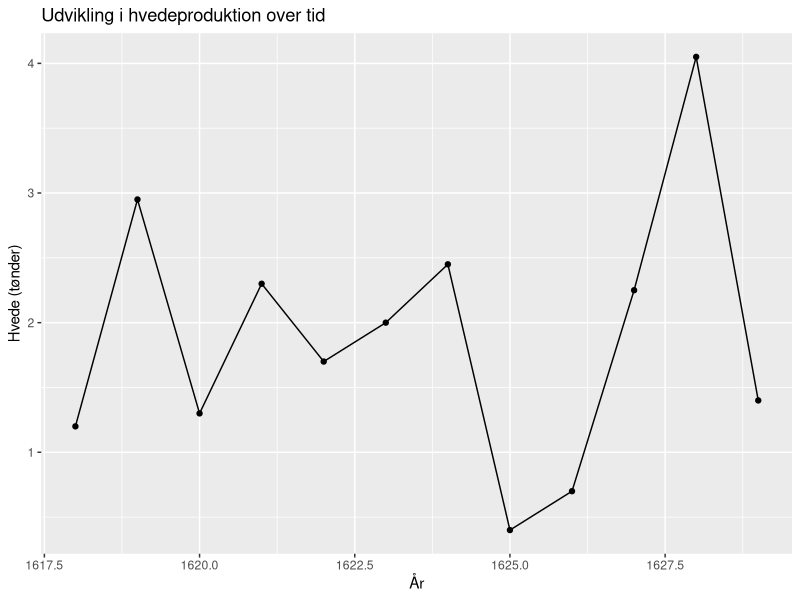
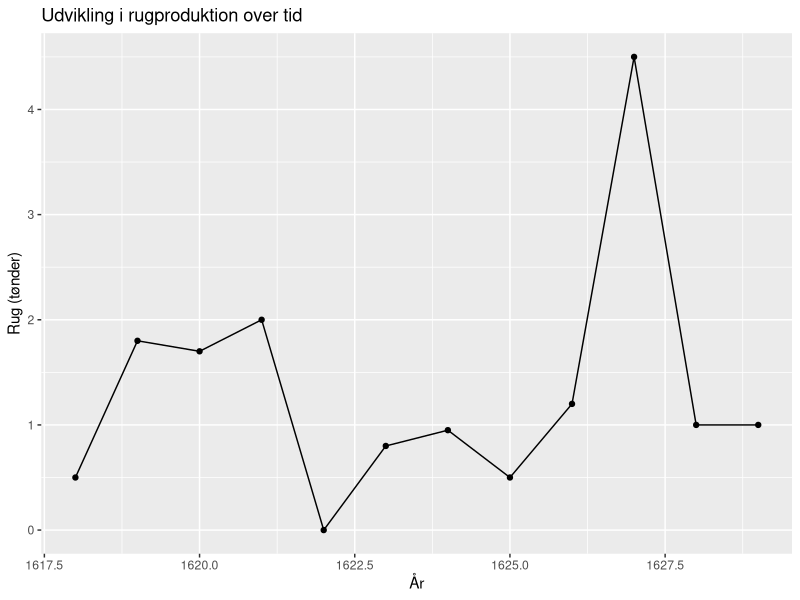
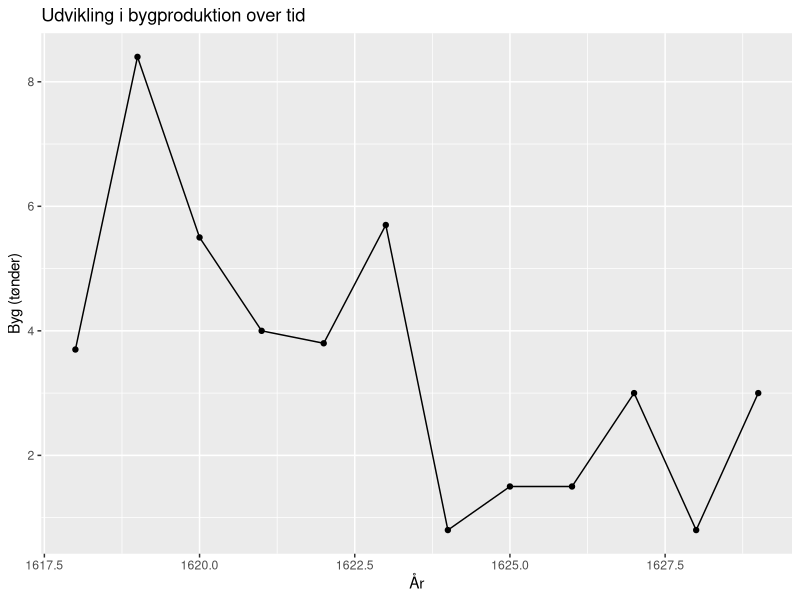
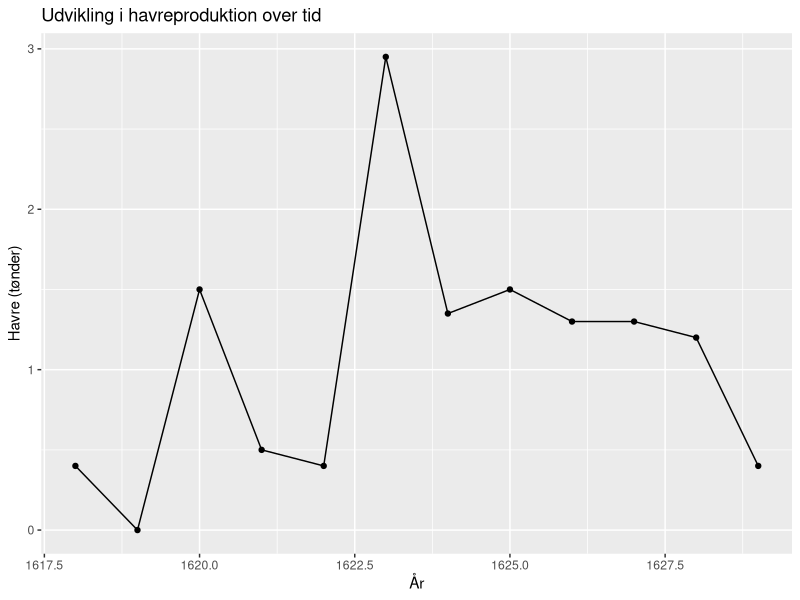
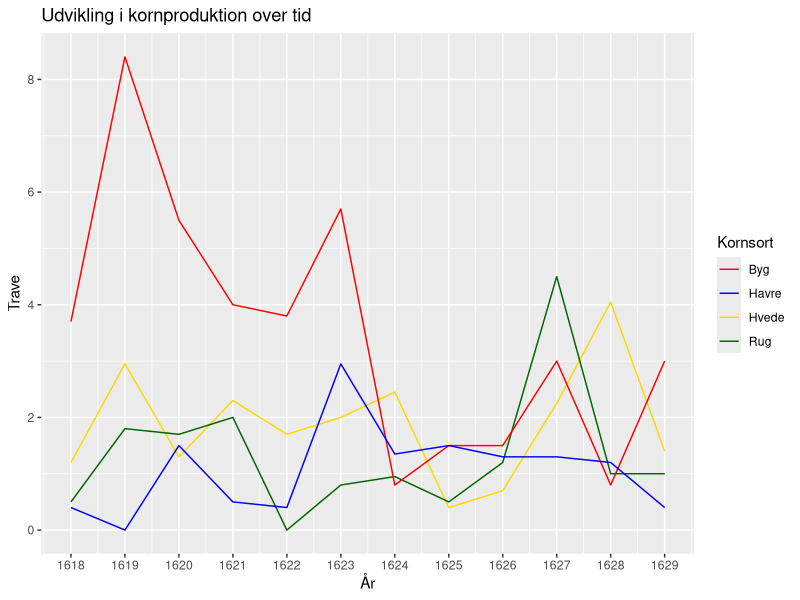
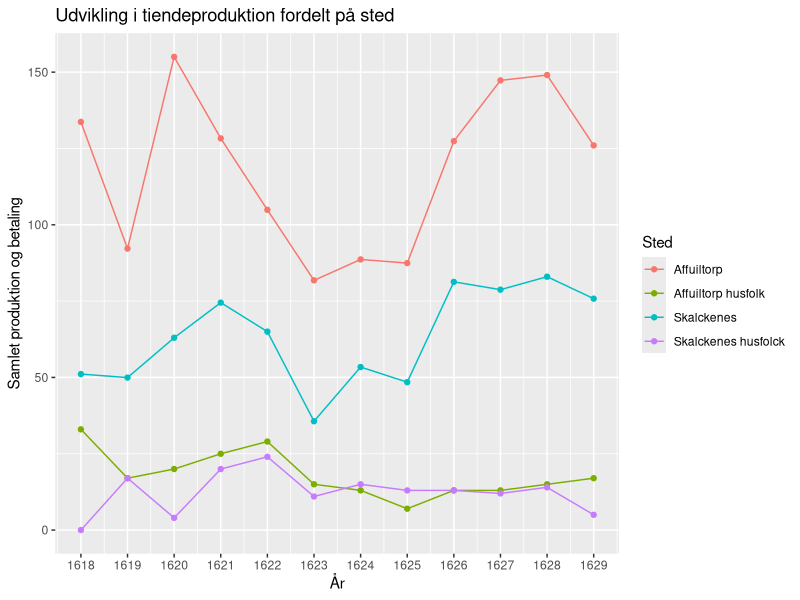
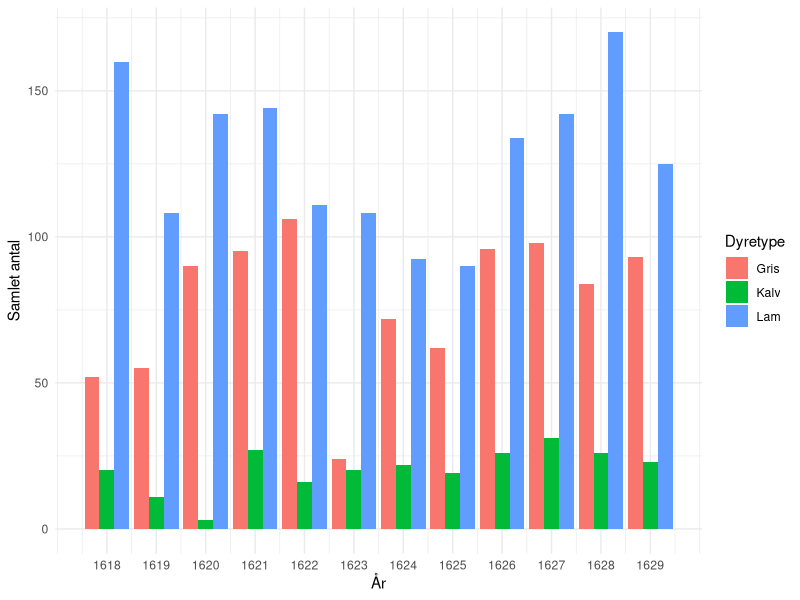
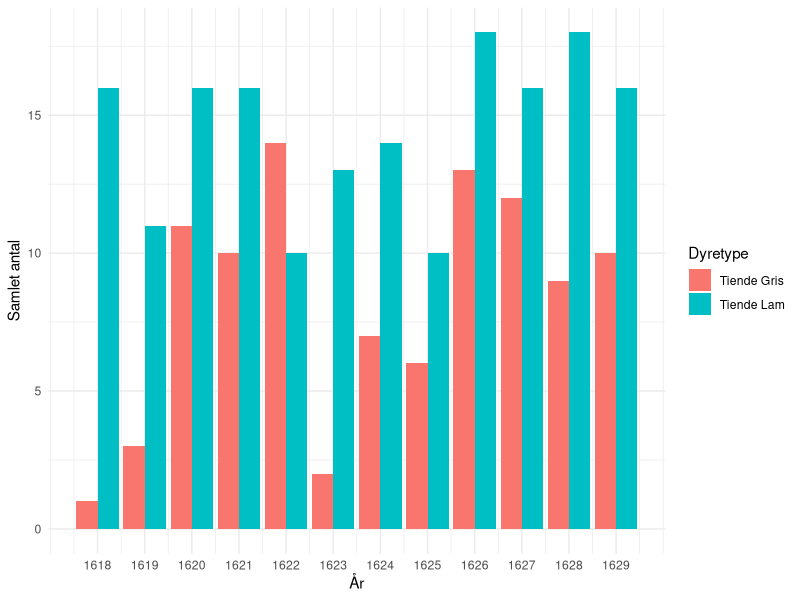

These figures' R source, in order:
# SETUP ------------------------------------------------------------------
# Install required packages
library(tidyverse)
library(readr)

# IMPORT DATASET ---------------------------------------------------------

tiende_bog <- read_csv("tiende_bog.xlsx - Tiendedata.csv")

# DATA CLEANING -----------------------------------------------------------

# Remove spaces in location column 
tiende_bog$Sted <- trimws(tiende_bog$Sted)

# Correct translation /spelling inconsitency in location names:
# "Affuilltørp husfolk" samles med "Affuiltorp husfolk"
tiende_bog$Sted[
  tiende_bog$Sted == "Affuilltørp husfolk"
] <- "Affuiltorp husfolk"

# DATA CHECK ----------------------------------------------------------------

table(tiende_bog$Sted)

View(tiende_bog)

summary(tiende_bog)

colnames(tiende_bog)

str(tiende_bog)

# FIGURE 1 - GRAIN PRODUCTION -------------------------------------------------

# PREPARING OF FIGURE 1 (DEVELOPMENT IN GRAIN PRODUCTION)
# Explore and examine the data in order to understand and clean it before use.

unique(tiende_bog$Hvede)

unique(tiende_bog$Rug)

unique(tiende_bog$Byg)

unique(tiende_bog$Havre)

# Data cleaning and processing to make the dataset easier to work with. 
# Due to the historical measurement system, values are converted into a common unit.

tiende_bog <- tiende_bog %>%
  mutate(
    Hvede_t = case_when(
      Hvede == "1 t" ~ 1,
      Hvede == "2 t" ~ 2,
      Hvede == "0.5 t" ~ 0.5,
      Hvede == "8 k" ~ 8/20,
      Hvede == "11 k" ~ 11/20,
      Hvede == "14 k" ~ 14/20,
      TRUE ~ NA_real_
    ),
    
    Rug_t = case_when(
      Rug == "1 t" ~ 1,
      Rug == "1.5 t" ~ 1.5,
      Rug == "0.5 t" ~ 0.5,
      Rug == "16 k" ~ 16/20,
      Rug == "19 k" ~ 19/20,
      Rug == "24 k" ~ 24/20,
      TRUE ~ NA_real_
    ), 
    Byg_t = case_when(
      Byg == "1 t" ~ 1,
      Byg == "3 t" ~ 3,
      Byg == "1.5 t" ~ 1.5,
      Byg == "16 k" ~ 16/20,
      Byg == "19 k" ~ 19/20,
      Byg == "24 k" ~ 24/20,
      TRUE ~ NA_real_
    ),
    
    Havre_t = case_when(
      Havre == "1 t" ~ 1,
      Havre == "2 t" ~ 2,
      Havre == "0.5 t" ~ 0.5,
      Havre == "8 k" ~ 8/20,
      Havre == "11 k" ~ 11/20,
      Havre == "14 k" ~ 14/20,
      TRUE ~ NA_real_
    ),
  )
    
# FIGURE 1: Development in production over time (GGPLOT)

# HVEDE

hvede_aar <- tiende_bog %>%
  group_by(År) %>%
  summarise(
    hvede = sum(Hvede_t, na.rm = TRUE)
  )


View(hvede_aar)

ggplot(hvede_aar, aes(x = År, y = hvede)) +
  geom_line() +
  geom_point() +
  labs(
    title = "Udvikling i hvedeproduktion over tid",
    x = "År",
    y = "Hvede (tønder)"
  )

# RUG

rug_aar <- tiende_bog %>%
  group_by(År) %>%
  summarise(
    rug = sum(Rug_t, na.rm = TRUE)
  )

View(rug_aar)

ggplot(rug_aar, aes(x = År, y = rug)) +
  geom_line() +
  geom_point() +
  labs(
    title = "Udvikling i rugproduktion over tid",
    x = "År",
    y = "Rug (tønder)"
  )

# BYG

byg_aar <- tiende_bog %>%
  group_by(År) %>%
  summarise(
    byg = sum(Byg_t, na.rm = TRUE)
  )

View(byg_aar)

ggplot(byg_aar, aes(x = År, y = byg)) +
  geom_line() +
  geom_point() +
  labs(
    title = "Udvikling i bygproduktion over tid",
    x = "År",
    y = "Byg (tønder)"
  )

# HAVRE

havre_aar <- tiende_bog %>%
  group_by(År) %>%
  summarise(
    havre = sum(Havre_t, na.rm = TRUE)
  )

View(havre_aar)

ggplot(havre_aar, aes(x = År, y = havre)) +
  geom_line() +
  geom_point() +
  labs(
    title = "Udvikling i havreproduktion over tid",
    x = "År",
    y = "Havre (tønder)"
  )

# COMBINED FOR FIGURE 1

samlet_aar <- hvede_aar %>%
  left_join(rug_aar, by = "År") %>%
  left_join(byg_aar, by = "År") %>%
  left_join(havre_aar, by = "År")

ggplot(samlet_aar, aes(x = År)) +
  geom_line(aes(y = hvede, colour = "Hvede")) +
  geom_line(aes(y = rug, colour = "Rug")) +
  geom_line(aes(y = byg, colour = "Byg")) +
  geom_line(aes(y = havre, colour = "Havre")) +
  scale_x_continuous(
    breaks = seq(1618, 1629, 1)
  ) +
  scale_colour_manual(
    values = c(
      "Hvede" = "gold",
      "Rug" = "darkgreen",
      "Byg" = "red",
      "Havre" = "blue"
    )
  ) +
  labs(
    title = "Udvikling i kornproduktion over tid",
    x = "År",
    y = "Trave",
    colour = "Kornsort"
  )

# FIGURE 2 – DEVELOPMENT BY LOCATION ---------------------------------------

# PREPARATION OF FIGURE 2
# Locations over time, including production and payments.

sted_tid <- tiende_bog %>%
  group_by(År, Sted) %>%
  summarise(
    samlet =
      sum(Hvede_t, na.rm = TRUE) +
      sum(Rug_t, na.rm = TRUE) +
      sum(Byg_t, na.rm = TRUE) +
      sum(Havre_t, na.rm = TRUE) +
      sum(Lam, na.rm = TRUE) +
      sum(Gris, na.rm = TRUE)
  )


#GGPLOT FOR FIGURE 2

ggplot(
  sted_tid,
  aes(
    x = År,
    y = samlet,
    colour = Sted
  )
) +
  geom_line() +
  geom_point() +
  scale_x_continuous(
    breaks = seq(1618, 1629, 1)
  ) +
  labs(
    title = "Udvikling i tiendeproduktion fordelt på sted",
    x = "År",
    y = "Samlet produktion og betaling",
    colour = "Sted"
  )

# BAR CHART 1 – LIVESTOCK DEVELOPMENT---------------------------------------

# Load dataset
tiende_bog <- read_csv("tiende_bog.xlsx - Tiendedata.csv")


# Reshape data to long format
data_long <- pivot_longer(
  tiende_bog,
  cols = c("Lam", "Gris", "Kalv"),
  names_to = "dyr",
  values_to = "antal"
)

# Remove NA and zero values
data_long <- data_long[!is.na(data_long$antal), ]

# Summarise livestock numbers by year and animal type
data_sum <- data_long %>%
  group_by(År, dyr) %>%
  summarise(antal = sum(antal), .groups = "drop")

# Create bar chart
ggplot(data_sum, aes(x = År, y = antal, fill = dyr)) +
  geom_col(position = "dodge") +
  scale_x_continuous(breaks = unique(data_sum$År)) +
  labs(
    x = "År",
    y = "Samlet antal",
    fill = "Dyretype"
  ) +
  theme_minimal()


# BAR CHART 2 ---------------------------------------------------------------
library(tidyverse)

# Check data structure and value formats
str(tiende_bog)

# Clean text values
tiende_bog$`Tiende Lam` <- as.numeric(
  gsub(",", ".", tiende_bog$`Tiende Lam`)
)

# Reshape data to long format
data_long <- pivot_longer(
  tiende_bog,
  cols = c("Tiende Lam", "Tiende Gris"),
  names_to = "dyr",
  values_to = "antal"
)

# Remove NA and zero values
data_long <- data_long[!is.na(data_long$antal), ]

# Summarise livestock counts by year and animal type
data_sum <- data_long %>%
  group_by(År, dyr) %>%
  summarise(antal = sum(antal), .groups = "drop")

# Create bar chart
ggplot(data_sum, aes(x = År, y = antal, fill = dyr)) +
  geom_col(position = "dodge") +
  scale_x_continuous(breaks = unique(data_long$År)) +
  labs(
    x = "År",
    y = "Samlet antal",
    fill = "Dyretype"
  ) +
  theme_minimal()


# BAR CHART 3 ---------------------------------------------------------------

# Reshape data to long format
data_long <- pivot_longer(
  tiende_bog,
  cols = c("Restance Lam", "Restance Gris"),
  names_to = "dyr",
  values_to = "antal"
)

# Remove NA and zero values
data_long <- data_long[!is.na(data_long$antal), ]


# Summarise livestock counts by year and animal type
data_sum <- data_long %>%
  group_by(År, dyr) %>%
  summarise(antal = sum(antal), .groups = "drop")

# Low bar chart
ggplot(data_sum, aes(x = År, y = antal, fill = dyr)) +
  geom_col(position = "dodge") +
  scale_x_continuous(breaks = unique(data_sum$År)) +
  labs(
    x = "År",
    y = "Samlet antal",
    fill = "Dyretype"
  ) +
  theme_minimal()
